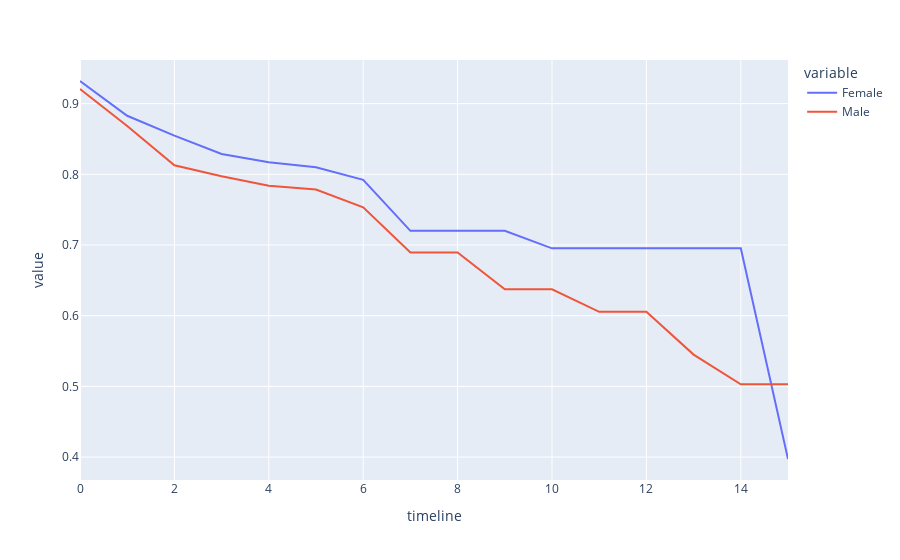

The cell this chart's notebook holds for it:
### Markdown cell above
## 3. Let's look at retention rate by gender from a third perspective - the number of years since the employee's last promotion. Generate and plot a survival curve showing this.

### Code cell
gender_yearspromotion_attrition = survival(data, 'Gender', 'YearsSinceLastPromotion', 'Attrition')
print(gender_yearspromotion_attrition)
gender_yearspromotion_attrition.plot(kind='line')

### Figure 1 — Plotly figure (JSON) as saved in the notebook; plotly's stock layout.template omitted (floating-point values rounded to 4 significant figures)
{"data": [{"hovertemplate": "variable=Female<br>timeline=%{x}<br>value=%{y}<extra></extra>", "legendgroup": "Female", "line": {"color": "#636efa", "dash": "solid"}, "marker": {"symbol": "circle"}, "mode": "lines", "name": "Female", "orientation": "v", "showlegend": true, "type": "scatter", "x": [0, 1, 2, 3, 4, 5, 6, 7, 8, 9, 10, 11, 12, 13, 14, 15], "xaxis": "x", "y": [0.932, 0.8828, 0.8547, 0.8288, 0.817, 0.8099, 0.7921, 0.7201, 0.7201, 0.7201, 0.6952, 0.6952, 0.6952, 0.6952, 0.6952, 0.3973], "yaxis": "y"}, {"hovertemplate": "variable=Male<br>timeline=%{x}<br>value=%{y}<extra></extra>", "legendgroup": "Male", "line": {"color": "#EF553B", "dash": "solid"}, "marker": {"symbol": "circle"}, "mode": "lines", "name": "Male", "orientation": "v", "showlegend": true, "type": "scatter", "x": [0, 1, 2, 3, 4, 5, 6, 7, 8, 9, 10, 11, 12, 13, 14, 15], "xaxis": "x", "y": [0.9206, 0.8684, 0.8128, 0.7971, 0.7838, 0.7785, 0.7534, 0.6894, 0.6894, 0.6374, 0.6374, 0.6055, 0.6055, 0.5449, 0.503, 0.503], "yaxis": "y"}], "layout": {"legend": {"title": {"text": "variable"}, "tracegroupgap": 0}, "margin": {"t": 60}, "xaxis": {"anchor": "y", "domain": [0, 1], "title": {"text": "timeline"}}, "yaxis": {"anchor": "x", "domain": [0, 1], "title": {"text": "value"}}}}
